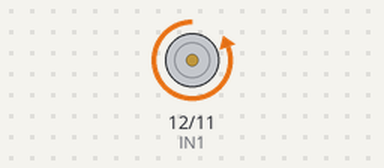
Recording of a sketch running on a simulated Arduino Uno, built with avr-gcc and run on an emulated ATmega328P. Parts: motor-driver pin pairs drawn as motors (green arrow = first pin HIGH = forward, orange = second pin HIGH = backward, longer = more drive, scaled by the enable pin).

Above: at 0.1 s.
Timing chart, 0 to 1.6 s (numbered marks = the images above):
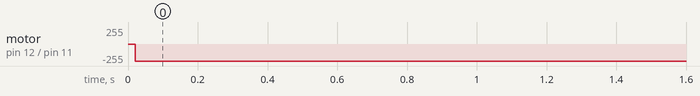

The sketch:

MKII_MOT_TEST_V2.ino
```cpp
// Green -> 3v3 (CCW)
// Yellow -> A0 (W)
// Red -> GND (CW)

#define IN1 12
#define IN2 11
#define EN1 10
#define ENCA 9
#define ENCB 8
#define b_pin 8

int blade_rot = 60;  //deg
int rot_range = (1023 / (360 / blade_rot));

//L BLADE MOTOR CALIBRATION VALUES
int L_up_min = 764;
int L_up_max = 767;

int L_down_min = 110;
int L_down_max = 114;

//R BLADE MOTOR CALIBRATION VALUES=
int R_up = 1014;
int R_down = 72;

float alpha = 0.5;
//false = down
//true = up

int counter = 0;
int aState;
int aLastState;

void setup() {
  Serial.begin(9600);

  // pinMode(ENCA, OUTPUT);
  // pinMode(ENCB, OUTPUT);
  pinMode(EN1, OUTPUT);
  pinMode(IN1, OUTPUT);
  pinMode(IN2, OUTPUT);

  delay(20);

  // Reads the initial state of the outputA
  // aLastState = digitalRead(ENCA);

  // int val1 = filter(analogRead(POTL));

  // while (val1 < L_down_min || val1 > L_down_max) {
  //   val1 = filter(analogRead(POTL));
  //   Serial.println("HERE");
  //   analogWrite(EN1, 255);
  //   digitalWrite(IN1, LOW);   // set motor driver low (DOWN)
  //   digitalWrite(IN2, HIGH);  // set motor driver high
  //   delay(5);
  // }
  // Serial.println(val1);
  digitalWrite(IN1, LOW);
  digitalWrite(IN2, HIGH);
}

void loop() {
  analogWrite(EN1, 255);
  digitalWrite(IN1, LOW);   // set motor driver low (DOWN)
  digitalWrite(IN2, HIGH);  // set motor driver high
  delay(10);

  // aState = digitalRead(ENCA);  // Reads the "current" state of the outputA
  // Serial.println(aState);
  // // If the previous and the current state of the outputA are different, that means a Pulse has occured
  // if (aState != aLastState) {
  //   // If the outputB state is different to the outputA state, that means the encoder is rotating clockwise
  //   if (digitalRead(ENCB) != aState) {
  //     counter++;
  //   } else {
  //     counter--;
  //   }
  //   Serial.print("Position: ");
  //   Serial.println(counter);
  // }
  // aLastState = aState;  // Updates the previous state of the outputA with the current state

  //   int val1 = filter(analogRead(POTL));
  //   Serial.println(val1);
  //   // bool state = posControl(L_down_min, L_down_max, L_up_min, L_up_max);

  // }

  // bool posControl(int start_min, int start_max, int stop_min, int stop_max) {

  //   int val1 = filter(analogRead(POTL));

  //   while (val1 < start_min || val1 > start_max) {
  //     Serial.println(val1);
  //     analogWrite(EN1, 255);
  //     digitalWrite(IN1, LOW);   // set motor driver low (DOWN)
  //     digitalWrite(IN2, HIGH);  // set motor driver high
  //     return false;
  //   }

  //   while (val1 < stop_min || val1 > stop_max) {
  //     Serial.println(val1);
  //     analogWrite(EN1, 255);
  //     digitalWrite(IN1, LOW);   // set motor driver low (DOWN)
  //     digitalWrite(IN2, HIGH);  // set motor driver high
  //     return true;
  //   }
}

// Low-pass filter function with linearity compensation
int filter(int val1) {
  static float filteredValue = 0;  // Declare filteredValue as static
  // Apply low-pass filter
  filteredValue = (alpha * val1) + ((1 - alpha) * filteredValue);
  return int(filteredValue);
}
```

Measured:
- by itself, motor on pin 12 (IN1) / pin 11 (IN2): stopped → backward 255/255 at 0.02 s
